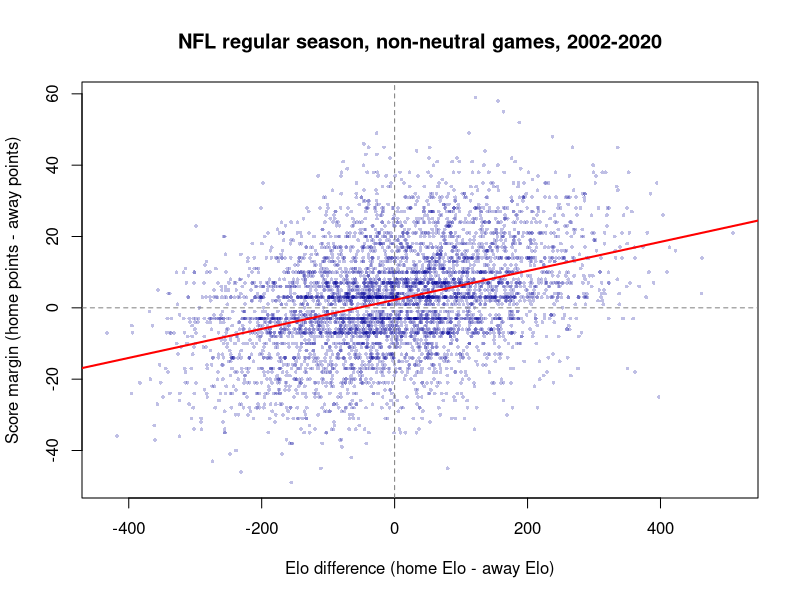
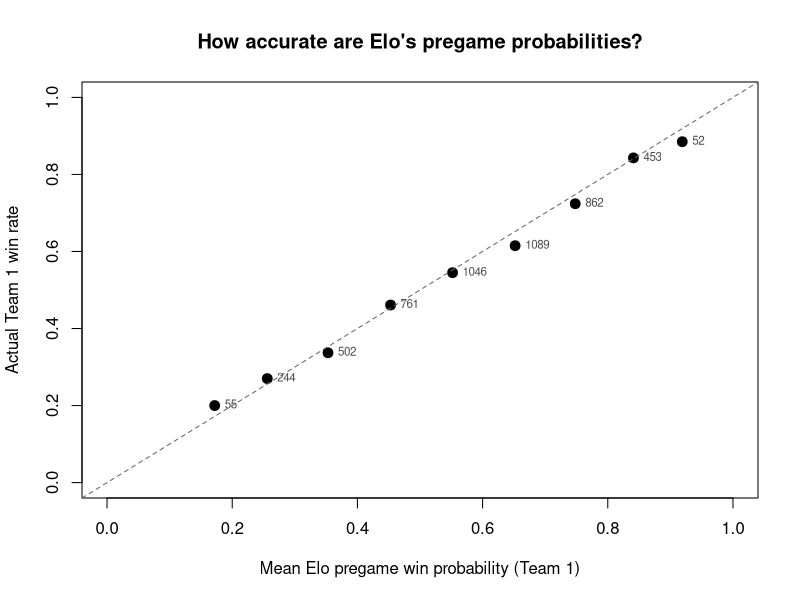
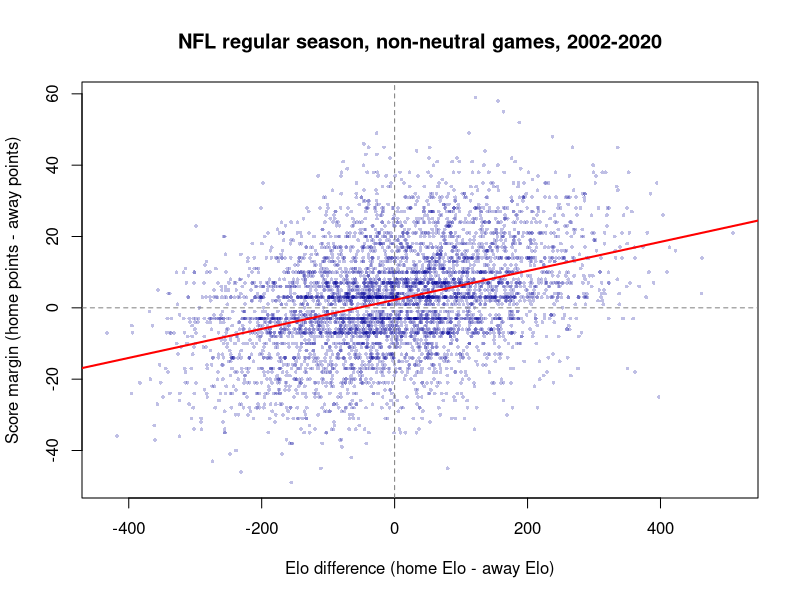
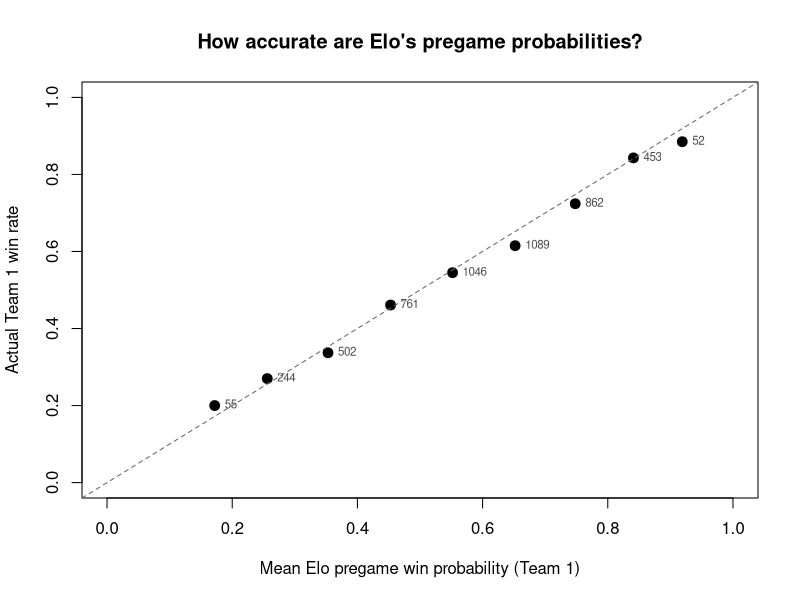

Write R code to recreate these figures, in order.
# ECON 385 -- Group Assignment: NFL Data Analysis
#
# Group members: Andrew Mount, Pat Dyer
#
# INSTRUCTIONS
# 1. Place this script and nfl_games_2002_2020.csv in the same folder.
# 2. Add all commands required for Questions 5--8 beneath the corresponding
#    section headings below.
# 3. Retain the commands that produce every statistic, table, and figure used
#    in your PDF submission.
# 4. Add brief comments explaining the purpose of each major block of code.
# 5. The completed script must run from beginning to end in a clean R session.
# 6. Base R is sufficient. If you use additional packages, load them explicitly
#    with library(), but do not include install.packages() in the submitted file.

# -----------------------------------------------------------------------------
# Setup: import the data
# -----------------------------------------------------------------------------

# R looks for the CSV in the current working directory. If the import fails,
# use getwd() to see the folder R is currently using. The recommended solution
# is to open the script as an RStudio project or set the working directory
# through RStudio's Files pane rather than placing a personal file path here.

nfl <- read.csv(
  "nfl_games_2002_2020.csv",
  stringsAsFactors = FALSE
)

# Convert the imported date text to R's Date class. The CSV stores dates in
# year-month-day order, such as 2020-09-10.
nfl$date <- as.Date(nfl$date, format = "%Y-%m-%d")

# Do not alter the import and date-conversion commands above. Begin your
# assignment analysis below.

# -----------------------------------------------------------------------------
# Question 5: Becoming familiar with the data
# -----------------------------------------------------------------------------

# 5.1 -- Look at the structure of the data: size, seasons, variable types
head(nfl)
str(nfl)
names(nfl)
nrow(nfl)                 # number of games
summary(nfl)
range(nfl$season)         # first and last season
length(unique(nfl$season))
colSums(is.na(nfl))       # check for missing values (there are none)

# 5.2 -- Create the three new variables
nfl$score_margin   <- nfl$score1 - nfl$score2   # Team 1 points minus Team 2 points
nfl$total_points   <- nfl$score1 + nfl$score2   # combined points scored in the game
nfl$elo_difference <- nfl$elo1 - nfl$elo2       # Team 1 pregame rating advantage

# Counts of regular-season vs playoff games, neutral-site games, and ties
table(nfl$playoff)                      # 0 = regular season, 1 = playoff
table(nfl$neutral)                      # 1 = neutral site
table(nfl$playoff, nfl$neutral,
      dnn = c("playoff", "neutral"))    # cross-tab of both
table(nfl$result1)                      # 0.5 = tie
table(nfl$score_margin == 0)            # same tie count, checked from the scores

# 5.3 -- Highest-scoring game and largest blowout
report_cols <- c("date", "season", "playoff", "team1", "team2", "score1", "score2",
                 "total_points", "score_margin")
nfl[which.max(nfl$total_points), report_cols]
nfl[which.max(abs(nfl$score_margin)), report_cols]

# -----------------------------------------------------------------------------
# Question 6: Is there a home-field advantage?
# -----------------------------------------------------------------------------

# Keep non-neutral regular-season games only, so team1 is always the home team
reg <- subset(nfl, neutral == 0 & playoff == 0)
nrow(reg)

# Ties: a tie is neither a home win nor a home loss, so home win proportions are
# computed over DECISIVE games (ties dropped). Ties are reported separately.
reg$tie      <- reg$result1 == 0.5
decisive     <- subset(reg, !tie)

# 6.1 -- Overall home-field statistics
home_win_pct <- mean(decisive$result1 == 1)   # share of decisive games home team won
tie_pct      <- mean(reg$tie)                 # share of all games that ended tied
mean_home    <- mean(reg$score1)              # mean home score (points)
mean_away    <- mean(reg$score2)              # mean away score (points)
round(c(n_games = nrow(reg), n_decisive = nrow(decisive),
        home_win_pct = home_win_pct, tie_pct = tie_pct,
        mean_home = mean_home, mean_away = mean_away,
        mean_margin = mean_home - mean_away), 4)

# 6.2 -- Home win % and mean home margin by season
by_season <- data.frame(
  season       = sort(unique(reg$season)),
  games        = as.vector(table(reg$season)),
  home_win_pct = as.vector(tapply(decisive$result1 == 1, decisive$season, mean)),
  mean_margin  = as.vector(tapply(reg$score_margin, reg$season, mean))
)
by_season$home_win_pct <- round(by_season$home_win_pct, 4)
by_season$mean_margin  <- round(by_season$mean_margin, 2)
by_season

# Largest / smallest home advantage, by each statistic
by_season[which.max(by_season$home_win_pct), ]
by_season[which.min(by_season$home_win_pct), ]
by_season[which.max(by_season$mean_margin), ]
by_season[which.min(by_season$mean_margin), ]

# 6.3 -- 2020 (mostly empty stadiums) vs 2002-2019 combined
reg$era      <- ifelse(reg$season == 2020, "2020", "2002-2019")
decisive$era <- ifelse(decisive$season == 2020, "2020", "2002-2019")
era_win    <- tapply(decisive$result1 == 1, decisive$era, mean)
era_margin <- tapply(reg$score_margin, reg$era, mean)
era_table  <- data.frame(home_win_pct = round(era_win, 4),
                         mean_margin  = round(era_margin, 2))
era_table
# Differences (2020 minus 2002-2019)
round(c(diff_win_pct = unname(era_win["2020"] - era_win["2002-2019"]),
        diff_margin  = unname(era_margin["2020"] - era_margin["2002-2019"])), 4)

# 6.4 is a written answer (no code needed)

# -----------------------------------------------------------------------------
# Question 7: Do better-rated teams win by more?
# -----------------------------------------------------------------------------

# 7.1 -- Scatterplot of Elo difference vs final score margin (home perspective)
# Saved to a PNG for the PDF write-up and also drawn on screen.
draw_q7_plot <- function() {
  plot(reg$elo_difference, reg$score_margin,
       pch = 16, cex = 0.5, col = rgb(0, 0, 0.6, 0.25),
       xlab = "Elo difference (home Elo - away Elo)",
       ylab = "Score margin (home points - away points)",
       main = "NFL regular season, non-neutral games, 2002-2020")
  abline(h = 0, v = 0, lty = 2, col = "gray50")
  abline(lm(score_margin ~ elo_difference, data = reg), col = "red", lwd = 2)
}
png("q7_scatter.png", width = 900, height = 650, res = 120)
draw_q7_plot()
dev.off()
draw_q7_plot()

# Correlation and fitted line to describe the pattern in the plot
cor(reg$elo_difference, reg$score_margin)
coef(lm(score_margin ~ elo_difference, data = reg))

# 7.2 -- Split by whether the home team had the higher pregame Elo
sum(reg$elo_difference == 0)   # games with exactly equal ratings (none)
reg$home_stronger      <- ifelse(reg$elo_difference > 0, "Home higher Elo", "Home lower Elo")
decisive$home_stronger <- ifelse(decisive$elo_difference > 0, "Home higher Elo", "Home lower Elo")

q7_table <- data.frame(
  games        = as.vector(table(reg$home_stronger)),
  home_win_pct = round(as.vector(tapply(decisive$result1 == 1, decisive$home_stronger, mean)), 4),
  mean_margin  = round(as.vector(tapply(reg$score_margin, reg$home_stronger, mean)), 2),
  mean_elo_gap = round(as.vector(tapply(reg$elo_difference, reg$home_stronger, mean)), 1),
  row.names    = sort(unique(reg$home_stronger))
)
q7_table

# -----------------------------------------------------------------------------
# Question 8: Your group's NFL finding
# -----------------------------------------------------------------------------

# Empirical question: Are Elo's pregame win probabilities well calibrated?
# When Elo says Team 1 has a p% chance to win, does Team 1 actually win about
# p% of the time?
# Subsample: all 5,075 games minus the 11 ties (decisive games only), grouped
# into bins of the pregame probability elo_prob1.

games_dec <- subset(nfl, result1 != 0.5)
games_dec$prob_bin <- cut(games_dec$elo_prob1,
                          breaks = seq(0, 1, by = 0.1),
                          include.lowest = TRUE)

calib <- data.frame(
  games         = as.vector(table(games_dec$prob_bin)),
  mean_pred     = round(as.vector(tapply(games_dec$elo_prob1, games_dec$prob_bin, mean)), 3),
  actual_winpct = round(as.vector(tapply(games_dec$result1, games_dec$prob_bin, mean)), 3),
  row.names     = levels(games_dec$prob_bin)
)
calib$gap <- calib$actual_winpct - calib$mean_pred
calib <- calib[calib$games > 0, ]
calib

# How often does the Elo favorite actually win? (upset rate = 1 - this)
fav_won <- (games_dec$elo_prob1 > 0.5) == (games_dec$result1 == 1)
mean(fav_won)

# Calibration plot: predicted vs actual win rate; points on the 45-degree line
# mean the probabilities are accurate on average
draw_q8_plot <- function() {
  plot(calib$mean_pred, calib$actual_winpct, pch = 19, cex = 1.3,
       xlim = c(0, 1), ylim = c(0, 1),
       xlab = "Mean Elo pregame win probability (Team 1)",
       ylab = "Actual Team 1 win rate",
       main = "How accurate are Elo's pregame probabilities?")
  abline(0, 1, lty = 2, col = "gray40")
  text(calib$mean_pred, calib$actual_winpct, labels = calib$games,
       pos = 4, cex = 0.7, col = "gray30")
}
png("q8_calibration.png", width = 900, height = 650, res = 120)
draw_q8_plot()
dev.off()
draw_q8_plot()

# -----------------------------------------------------------------------------
# Reproducibility information
# -----------------------------------------------------------------------------

# Leave this command at the end of your completed script. It records the R
# version and attached packages used for the analysis.
sessionInfo()
